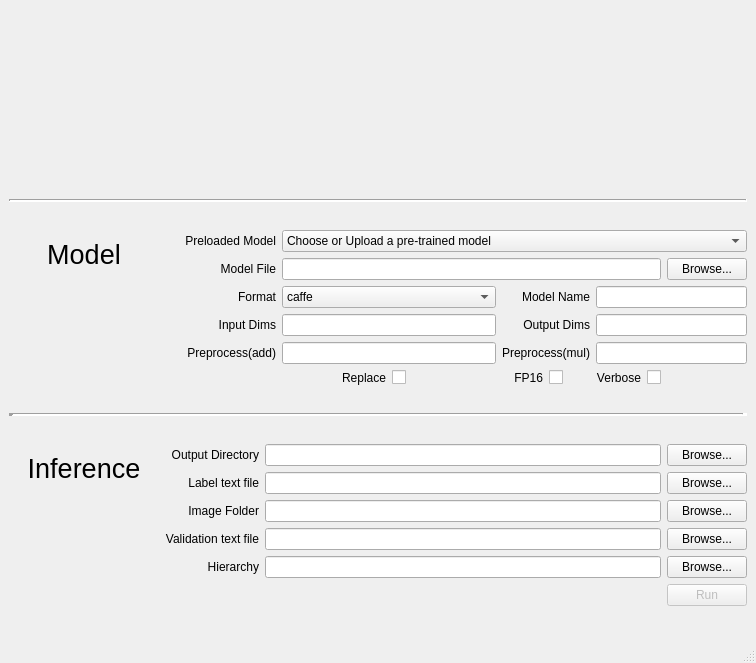
<?xml version="1.0" encoding="UTF-8"?>
<ui version="4.0">
 <class>MainWindow</class>
 <widget class="QMainWindow" name="MainWindow">
  <property name="geometry">
   <rect>
    <x>0</x>
    <y>0</y>
    <width>756</width>
    <height>663</height>
   </rect>
  </property>
  <property name="sizePolicy">
   <sizepolicy hsizetype="Minimum" vsizetype="Minimum">
    <horstretch>0</horstretch>
    <verstretch>0</verstretch>
   </sizepolicy>
  </property>
  <property name="windowTitle">
   <string>MIVisionX Inference Analyzer</string>
  </property>
  <widget class="QWidget" name="centralwidget">
   <layout class="QVBoxLayout" name="verticalLayout">
    <item>
     <layout class="QHBoxLayout" name="logos_layout">
      <item>
       <widget class="QLabel" name="AMD_logo">
        <property name="sizePolicy">
         <sizepolicy hsizetype="Preferred" vsizetype="Fixed">
          <horstretch>0</horstretch>
          <verstretch>0</verstretch>
         </sizepolicy>
        </property>
        <property name="maximumSize">
         <size>
          <width>16777215</width>
          <height>100</height>
         </size>
        </property>
        <property name="text">
         <string/>
        </property>
        <property name="pixmap">
         <pixmap>data/images/AMD Radeon.png</pixmap>
        </property>
        <property name="alignment">
         <set>Qt::AlignCenter</set>
        </property>
       </widget>
      </item>
      <item>
       <widget class="QLabel" name="MIVisionX_logo">
        <property name="sizePolicy">
         <sizepolicy hsizetype="Preferred" vsizetype="Fixed">
          <horstretch>0</horstretch>
          <verstretch>0</verstretch>
         </sizepolicy>
        </property>
        <property name="maximumSize">
         <size>
          <width>16777214</width>
          <height>100</height>
         </size>
        </property>
        <property name="text">
         <string/>
        </property>
        <property name="pixmap">
         <pixmap>data/images/MIVisionX.png</pixmap>
        </property>
        <property name="alignment">
         <set>Qt::AlignCenter</set>
        </property>
       </widget>
      </item>
      <item>
       <widget class="QLabel" name="EPYC_logo">
        <property name="sizePolicy">
         <sizepolicy hsizetype="Preferred" vsizetype="Fixed">
          <horstretch>0</horstretch>
          <verstretch>0</verstretch>
         </sizepolicy>
        </property>
        <property name="maximumSize">
         <size>
          <width>16777215</width>
          <height>100</height>
         </size>
        </property>
        <property name="text">
         <string/>
        </property>
        <property name="pixmap">
         <pixmap>data/images/EPYC-blue.png</pixmap>
        </property>
        <property name="alignment">
         <set>Qt::AlignCenter</set>
        </property>
       </widget>
      </item>
     </layout>
    </item>
    <item>
     <spacer name="verticalSpacer_3">
      <property name="orientation">
       <enum>Qt::Vertical</enum>
      </property>
      <property name="sizeType">
       <enum>QSizePolicy::Fixed</enum>
      </property>
      <property name="sizeHint" stdset="0">
       <size>
        <width>20</width>
        <height>40</height>
       </size>
      </property>
     </spacer>
    </item>
    <item>
     <widget class="QFrame" name="frame">
      <property name="frameShape">
       <enum>QFrame::HLine</enum>
      </property>
      <property name="frameShadow">
       <enum>QFrame::Sunken</enum>
      </property>
      <property name="lineWidth">
       <number>2</number>
      </property>
     </widget>
    </item>
    <item>
     <layout class="QGridLayout" name="gridLayout">
      <item row="0" column="0" rowspan="5">
       <widget class="QFrame" name="model_frame">
        <property name="sizePolicy">
         <sizepolicy hsizetype="MinimumExpanding" vsizetype="Preferred">
          <horstretch>0</horstretch>
          <verstretch>0</verstretch>
         </sizepolicy>
        </property>
        <property name="minimumSize">
         <size>
          <width>150</width>
          <height>0</height>
         </size>
        </property>
        <property name="maximumSize">
         <size>
          <width>150</width>
          <height>16777215</height>
         </size>
        </property>
        <property name="frameShape">
         <enum>QFrame::NoFrame</enum>
        </property>
        <property name="frameShadow">
         <enum>QFrame::Raised</enum>
        </property>
        <layout class="QVBoxLayout" name="verticalLayout_2">
         <item>
          <widget class="QLabel" name="model_label">
           <property name="font">
            <font>
             <family>Ubuntu</family>
             <pointsize>20</pointsize>
             <weight>50</weight>
             <bold>false</bold>
            </font>
           </property>
           <property name="text">
            <string>Model</string>
           </property>
           <property name="alignment">
            <set>Qt::AlignCenter</set>
           </property>
          </widget>
         </item>
         <item>
          <spacer name="verticalSpacer">
           <property name="orientation">
            <enum>Qt::Vertical</enum>
           </property>
           <property name="sizeHint" stdset="0">
            <size>
             <width>20</width>
             <height>40</height>
            </size>
           </property>
          </spacer>
         </item>
        </layout>
       </widget>
      </item>
      <item row="0" column="1">
       <widget class="QLabel" name="upload_label">
        <property name="layoutDirection">
         <enum>Qt::RightToLeft</enum>
        </property>
        <property name="text">
         <string>Preloaded Model</string>
        </property>
        <property name="alignment">
         <set>Qt::AlignRight|Qt::AlignTrailing|Qt::AlignVCenter</set>
        </property>
       </widget>
      </item>
      <item row="1" column="1">
       <widget class="QLabel" name="file_label">
        <property name="minimumSize">
         <size>
          <width>111</width>
          <height>0</height>
         </size>
        </property>
        <property name="font">
         <font>
          <family>Ubuntu</family>
         </font>
        </property>
        <property name="text">
         <string>Model File</string>
        </property>
        <property name="alignment">
         <set>Qt::AlignRight|Qt::AlignTrailing|Qt::AlignVCenter</set>
        </property>
       </widget>
      </item>
      <item row="1" column="5">
       <widget class="QPushButton" name="file_pushButton">
        <property name="text">
         <string>Browse...</string>
        </property>
       </widget>
      </item>
      <item row="2" column="1">
       <widget class="QLabel" name="format_label">
        <property name="font">
         <font>
          <family>Ubuntu</family>
         </font>
        </property>
        <property name="text">
         <string>Format</string>
        </property>
        <property name="alignment">
         <set>Qt::AlignRight|Qt::AlignTrailing|Qt::AlignVCenter</set>
        </property>
       </widget>
      </item>
      <item row="2" column="2">
       <widget class="QComboBox" name="format_comboBox">
        <property name="font">
         <font>
          <family>Ubuntu</family>
         </font>
        </property>
        <item>
         <property name="text">
          <string>caffe</string>
         </property>
        </item>
        <item>
         <property name="text">
          <string>onnx</string>
         </property>
        </item>
        <item>
         <property name="text">
          <string>nnef</string>
         </property>
        </item>
       </widget>
      </item>
      <item row="2" column="3">
       <widget class="QLabel" name="name_label">
        <property name="text">
         <string>Model Name</string>
        </property>
        <property name="alignment">
         <set>Qt::AlignRight|Qt::AlignTrailing|Qt::AlignVCenter</set>
        </property>
       </widget>
      </item>
      <item row="2" column="4" colspan="2">
       <widget class="QLineEdit" name="name_lineEdit">
        <property name="text">
         <string/>
        </property>
       </widget>
      </item>
      <item row="3" column="1">
       <widget class="QLabel" name="idims__label">
        <property name="font">
         <font>
          <family>Ubuntu</family>
         </font>
        </property>
        <property name="text">
         <string>Input Dims</string>
        </property>
        <property name="alignment">
         <set>Qt::AlignRight|Qt::AlignTrailing|Qt::AlignVCenter</set>
        </property>
       </widget>
      </item>
      <item row="3" column="2">
       <widget class="QLineEdit" name="idims_lineEdit">
        <property name="text">
         <string/>
        </property>
       </widget>
      </item>
      <item row="3" column="3">
       <widget class="QLabel" name="odims_label">
        <property name="font">
         <font>
          <family>Ubuntu</family>
         </font>
        </property>
        <property name="text">
         <string>Output Dims</string>
        </property>
        <property name="alignment">
         <set>Qt::AlignRight|Qt::AlignTrailing|Qt::AlignVCenter</set>
        </property>
       </widget>
      </item>
      <item row="3" column="4" colspan="2">
       <widget class="QLineEdit" name="odims_lineEdit">
        <property name="text">
         <string/>
        </property>
       </widget>
      </item>
      <item row="4" column="1">
       <widget class="QLabel" name="padd_label">
        <property name="font">
         <font>
          <family>Ubuntu</family>
         </font>
        </property>
        <property name="text">
         <string>Preprocess(add)</string>
        </property>
        <property name="alignment">
         <set>Qt::AlignRight|Qt::AlignTrailing|Qt::AlignVCenter</set>
        </property>
       </widget>
      </item>
      <item row="4" column="2">
       <widget class="QLineEdit" name="padd_lineEdit">
        <property name="text">
         <string/>
        </property>
       </widget>
      </item>
      <item row="4" column="3">
       <widget class="QLabel" name="pmul_label">
        <property name="font">
         <font>
          <family>Ubuntu</family>
         </font>
        </property>
        <property name="text">
         <string>Preprocess(mul)</string>
        </property>
        <property name="alignment">
         <set>Qt::AlignRight|Qt::AlignTrailing|Qt::AlignVCenter</set>
        </property>
       </widget>
      </item>
      <item row="4" column="4" colspan="2">
       <widget class="QLineEdit" name="pmul_lineEdit">
        <property name="text">
         <string/>
        </property>
       </widget>
      </item>
      <item row="5" column="2">
       <layout class="QHBoxLayout" name="replace_Layout">
        <item>
         <widget class="QLabel" name="replace_label">
          <property name="text">
           <string>Replace</string>
          </property>
          <property name="alignment">
           <set>Qt::AlignRight|Qt::AlignTrailing|Qt::AlignVCenter</set>
          </property>
         </widget>
        </item>
        <item>
         <widget class="QCheckBox" name="replace_checkBox">
          <property name="text">
           <string/>
          </property>
         </widget>
        </item>
       </layout>
      </item>
      <item row="5" column="3">
       <layout class="QHBoxLayout" name="fp16_Layout">
        <item>
         <widget class="QLabel" name="fp16_label">
          <property name="font">
           <font>
            <family>Ubuntu</family>
           </font>
          </property>
          <property name="text">
           <string>FP16</string>
          </property>
          <property name="alignment">
           <set>Qt::AlignRight|Qt::AlignTrailing|Qt::AlignVCenter</set>
          </property>
         </widget>
        </item>
        <item>
         <widget class="QCheckBox" name="fp16_checkBox">
          <property name="text">
           <string/>
          </property>
         </widget>
        </item>
       </layout>
      </item>
      <item row="5" column="4">
       <layout class="QHBoxLayout" name="verbose_Layout">
        <item>
         <widget class="QLabel" name="verbose_label">
          <property name="text">
           <string>Verbose</string>
          </property>
          <property name="alignment">
           <set>Qt::AlignRight|Qt::AlignTrailing|Qt::AlignVCenter</set>
          </property>
         </widget>
        </item>
        <item>
         <widget class="QCheckBox" name="verbose_checkBox">
          <property name="text">
           <string/>
          </property>
         </widget>
        </item>
       </layout>
      </item>
      <item row="1" column="2" colspan="3">
       <widget class="QLineEdit" name="file_lineEdit">
        <property name="sizePolicy">
         <sizepolicy hsizetype="Expanding" vsizetype="Preferred">
          <horstretch>0</horstretch>
          <verstretch>0</verstretch>
         </sizepolicy>
        </property>
        <property name="text">
         <string/>
        </property>
       </widget>
      </item>
      <item row="0" column="2" colspan="4">
       <widget class="QComboBox" name="upload_comboBox">
        <item>
         <property name="text">
          <string>Choose or Upload a pre-trained model</string>
         </property>
        </item>
       </widget>
      </item>
     </layout>
    </item>
    <item>
     <widget class="QFrame" name="frame_2">
      <property name="frameShape">
       <enum>QFrame::HLine</enum>
      </property>
      <property name="frameShadow">
       <enum>QFrame::Sunken</enum>
      </property>
      <property name="lineWidth">
       <number>5</number>
      </property>
     </widget>
    </item>
    <item>
     <layout class="QGridLayout" name="inference_gridLayout">
      <item row="1" column="2">
       <widget class="QLineEdit" name="label_lineEdit">
        <property name="enabled">
         <bool>true</bool>
        </property>
        <property name="text">
         <string/>
        </property>
       </widget>
      </item>
      <item row="4" column="1">
       <widget class="QLabel" name="hier_label">
        <property name="text">
         <string>Hierarchy</string>
        </property>
        <property name="alignment">
         <set>Qt::AlignRight|Qt::AlignTrailing|Qt::AlignVCenter</set>
        </property>
       </widget>
      </item>
      <item row="2" column="3">
       <widget class="QPushButton" name="image_pushButton">
        <property name="enabled">
         <bool>true</bool>
        </property>
        <property name="text">
         <string>Browse...</string>
        </property>
       </widget>
      </item>
      <item row="3" column="3">
       <widget class="QPushButton" name="val_pushButton">
        <property name="enabled">
         <bool>true</bool>
        </property>
        <property name="text">
         <string>Browse...</string>
        </property>
       </widget>
      </item>
      <item row="4" column="3">
       <widget class="QPushButton" name="hier_pushButton">
        <property name="enabled">
         <bool>true</bool>
        </property>
        <property name="text">
         <string>Browse...</string>
        </property>
       </widget>
      </item>
      <item row="4" column="2">
       <widget class="QLineEdit" name="hier_lineEdit">
        <property name="enabled">
         <bool>true</bool>
        </property>
        <property name="text">
         <string/>
        </property>
       </widget>
      </item>
      <item row="3" column="2">
       <widget class="QLineEdit" name="val_lineEdit">
        <property name="enabled">
         <bool>true</bool>
        </property>
        <property name="text">
         <string/>
        </property>
       </widget>
      </item>
      <item row="0" column="2">
       <widget class="QLineEdit" name="output_lineEdit">
        <property name="enabled">
         <bool>true</bool>
        </property>
        <property name="text">
         <string/>
        </property>
       </widget>
      </item>
      <item row="3" column="1">
       <widget class="QLabel" name="val_label">
        <property name="text">
         <string>Validation text file</string>
        </property>
        <property name="alignment">
         <set>Qt::AlignRight|Qt::AlignTrailing|Qt::AlignVCenter</set>
        </property>
       </widget>
      </item>
      <item row="0" column="0" rowspan="5">
       <widget class="QFrame" name="inference_frame">
        <property name="sizePolicy">
         <sizepolicy hsizetype="MinimumExpanding" vsizetype="Preferred">
          <horstretch>0</horstretch>
          <verstretch>0</verstretch>
         </sizepolicy>
        </property>
        <property name="minimumSize">
         <size>
          <width>150</width>
          <height>0</height>
         </size>
        </property>
        <property name="maximumSize">
         <size>
          <width>150</width>
          <height>16777215</height>
         </size>
        </property>
        <property name="frameShape">
         <enum>QFrame::NoFrame</enum>
        </property>
        <property name="frameShadow">
         <enum>QFrame::Raised</enum>
        </property>
        <layout class="QVBoxLayout" name="verticalLayout_3">
         <item>
          <widget class="QLabel" name="inference_label">
           <property name="font">
            <font>
             <pointsize>20</pointsize>
            </font>
           </property>
           <property name="text">
            <string>Inference</string>
           </property>
           <property name="alignment">
            <set>Qt::AlignCenter</set>
           </property>
          </widget>
         </item>
         <item>
          <spacer name="verticalSpacer_2">
           <property name="orientation">
            <enum>Qt::Vertical</enum>
           </property>
           <property name="sizeHint" stdset="0">
            <size>
             <width>20</width>
             <height>40</height>
            </size>
           </property>
          </spacer>
         </item>
        </layout>
       </widget>
      </item>
      <item row="1" column="3">
       <widget class="QPushButton" name="label_pushButton">
        <property name="enabled">
         <bool>true</bool>
        </property>
        <property name="text">
         <string>Browse...</string>
        </property>
       </widget>
      </item>
      <item row="0" column="1">
       <widget class="QLabel" name="output_label">
        <property name="text">
         <string>Output Directory</string>
        </property>
        <property name="alignment">
         <set>Qt::AlignRight|Qt::AlignTrailing|Qt::AlignVCenter</set>
        </property>
       </widget>
      </item>
      <item row="2" column="2">
       <widget class="QLineEdit" name="image_lineEdit">
        <property name="enabled">
         <bool>true</bool>
        </property>
        <property name="text">
         <string/>
        </property>
       </widget>
      </item>
      <item row="2" column="1">
       <widget class="QLabel" name="image_label">
        <property name="text">
         <string>Image Folder</string>
        </property>
        <property name="alignment">
         <set>Qt::AlignRight|Qt::AlignTrailing|Qt::AlignVCenter</set>
        </property>
       </widget>
      </item>
      <item row="0" column="3">
       <widget class="QPushButton" name="output_pushButton">
        <property name="enabled">
         <bool>true</bool>
        </property>
        <property name="text">
         <string>Browse...</string>
        </property>
       </widget>
      </item>
      <item row="1" column="1">
       <widget class="QLabel" name="label_label">
        <property name="text">
         <string>Label text file</string>
        </property>
        <property name="alignment">
         <set>Qt::AlignRight|Qt::AlignTrailing|Qt::AlignVCenter</set>
        </property>
       </widget>
      </item>
      <item row="5" column="3">
       <widget class="QPushButton" name="run_pushButton">
        <property name="enabled">
         <bool>false</bool>
        </property>
        <property name="text">
         <string>Run</string>
        </property>
       </widget>
      </item>
     </layout>
    </item>
   </layout>
  </widget>
  <widget class="QMenuBar" name="menubar">
   <property name="geometry">
    <rect>
     <x>0</x>
     <y>0</y>
     <width>756</width>
     <height>22</height>
    </rect>
   </property>
  </widget>
  <widget class="QStatusBar" name="statusbar"/>
 </widget>
 <tabstops>
  <tabstop>upload_comboBox</tabstop>
  <tabstop>file_lineEdit</tabstop>
  <tabstop>file_pushButton</tabstop>
  <tabstop>format_comboBox</tabstop>
  <tabstop>name_lineEdit</tabstop>
  <tabstop>idims_lineEdit</tabstop>
  <tabstop>odims_lineEdit</tabstop>
  <tabstop>padd_lineEdit</tabstop>
  <tabstop>pmul_lineEdit</tabstop>
  <tabstop>replace_checkBox</tabstop>
  <tabstop>fp16_checkBox</tabstop>
  <tabstop>verbose_checkBox</tabstop>
  <tabstop>output_lineEdit</tabstop>
  <tabstop>output_pushButton</tabstop>
  <tabstop>label_lineEdit</tabstop>
  <tabstop>label_pushButton</tabstop>
  <tabstop>image_lineEdit</tabstop>
  <tabstop>image_pushButton</tabstop>
  <tabstop>val_lineEdit</tabstop>
  <tabstop>val_pushButton</tabstop>
  <tabstop>hier_lineEdit</tabstop>
  <tabstop>hier_pushButton</tabstop>
  <tabstop>run_pushButton</tabstop>
 </tabstops>
 <resources/>
 <connections/>
</ui>
